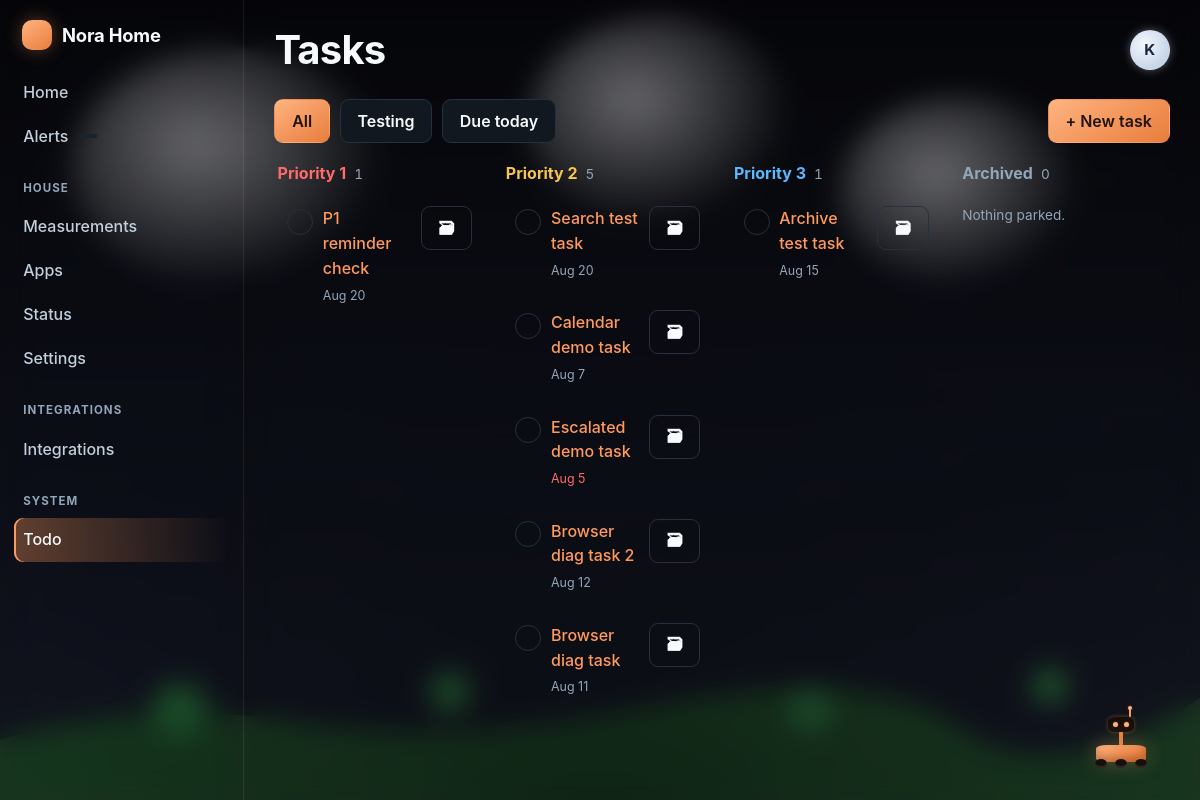
The page /todo/ (signed in) on the database its author committed.
### nora_home/accounts/models.py (models this page shows, shortened)
class HouseMember(AbstractUser):
    class Role(models.TextChoices):
        MEMBER = "member", "Member"
        ADULT = "adult", "Adult"
        ADMIN = "admin", "Admin"
    display_name = models.CharField(max_length=60, blank=True)
    role = models.CharField(max_length=10, choices=Role.choices, default=Role.MEMBER,
                            db_index=True)
    avatar = models.ImageField(upload_to="avatars/", blank=True, null=True)
    accent_color = models.CharField(max_length=9, blank=True,
                                    help_text="Hex colour used for this person's rows.")
    birthday = models.DateField(null=True, blank=True)
    timezone = models.CharField(max_length=64, blank=True)
    slack_user_id = models.CharField(max_length=32, blank=True,
                                     help_text="Slack member ID, e.g. U01ABCDEF.")
    slack_dm_channel = models.CharField(max_length=32, blank=True)
    phone = models.CharField(max_length=32, blank=True)
    quiet_hours_start = models.PositiveSmallIntegerField(default=22)
    quiet_hours_end = models.PositiveSmallIntegerField(default=7)
    notifications_enabled = models.BooleanField(default=True)
    preferred_channels = models.JSONField(default=list, blank=True)
    escalation_contacts = models.ManyToManyField(
        "self", symmetrical=False, blank=True, related_name="escalation_watch_for",
        through="EscalationContact",
    )
    is_on_wall_display = models.BooleanField(
        default=True, help_text="Show this person's items on the 24\" display.")
    class Meta:
        ordering = ["display_name", "username"]
    @property
    def name(self) -> str:
        return self.display_name or self.get_full_name() or self.get_username()

### nora_home/todo/models.py (models this page shows, shortened)
class Label(TimeStampedModel):
    name = models.CharField(max_length=60, unique=True)
    colour = models.CharField(max_length=7, blank=True)  # "#7dd3fc"
    class Meta:
        ordering = ["name"]

class Task(UUIDModel, OwnedModel, SoftDeleteModel):
    title = models.CharField(max_length=200)
    description = models.TextField(blank=True)  # plain text, deliberately — §3
    priority = models.PositiveSmallIntegerField(choices=Priority.choices)
    labels = models.ManyToManyField("todo.Label", blank=True, related_name="tasks")
    assignees = models.ManyToManyField(settings.AUTH_USER_MODEL, blank=True,
                                       related_name="todo_assigned_tasks")
    approver = models.ForeignKey(settings.AUTH_USER_MODEL, null=True, blank=True,
                                 on_delete=models.SET_NULL,
                                 related_name="todo_tasks_to_approve")
    source = models.CharField(max_length=6, choices=TaskSource.choices,
                              default=TaskSource.USER)
    due_on = models.DateField(null=True, blank=True)
    due_time = models.TimeField(null=True, blank=True)
    deadline_firm = models.BooleanField(default=False)
    planned_minutes = models.PositiveIntegerField(null=True, blank=True)
    recurrence_type = models.CharField(max_length=7, choices=RecurrenceType.choices,
                                       default=RecurrenceType.NONE)
    recurrence_spec = models.JSONField(default=dict, blank=True)
    state = models.CharField(max_length=8, choices=TaskState.choices,
                             default=TaskState.OPEN, db_index=True)
    escalation_enabled = models.BooleanField(default=False)
    escalation_policy = models.ForeignKey(
        "tracker.EscalationPolicy", null=True, blank=True,
        on_delete=models.SET_NULL, related_name="+")
    alarm_kind = models.CharField(max_length=6, choices=AlarmKind.choices, blank=True)
    alarm_ref = models.CharField(max_length=300, blank=True)
    class Meta:
        ordering = ["priority", "-created_at"]
        indexes = [
            models.Index(fields=["state", "priority"]),
            models.Index(fields=["source", "state"]),
        ]
        constraints = [
            models.CheckConstraint(
                condition=(
                    models.Q(approver__isnull=True)
                    | models.Q(recurrence_type=RecurrenceType.NONE)
                ),
                name="todo_no_approver_on_recurring",
            ),
        ]
    def clean(self):
        from django.core.exceptions import ValidationError
        if self.approver_id and self.is_recurring:
            raise ValidationError({"approver": (
                "A recurring task cannot have an approver — every occurrence "
                "would need someone else's sign-off. If something genuinely "
                "needs checking every time, that is two tasks: one to do it, "
                "one to check it (see docs/Main_App/subsystems/todo.md §4a).")})
    @property
    def is_recurring(self) -> bool:
        return self.recurrence_type != RecurrenceType.NONE
    @property
    def needs_approval(self) -> bool:
        return self.approver_id is not None

class Instance(UUIDModel, TimeStampedModel):
    task = models.ForeignKey(Task, on_delete=models.CASCADE, related_name="instances")
    due_at = models.DateTimeField(db_index=True)
    outcome = models.CharField(max_length=17, choices=InstanceOutcome.choices,
                               default=InstanceOutcome.PENDING, db_index=True)
    completed_at = models.DateTimeField(null=True, blank=True)
    completed_by = models.ForeignKey(settings.AUTH_USER_MODEL, null=True, blank=True,
                                     on_delete=models.SET_NULL,
                                     related_name="todo_completed_instances")
    actual_minutes = models.PositiveIntegerField(null=True, blank=True)
    note = models.TextField(blank=True)
    approved_at = models.DateTimeField(null=True, blank=True)
    approved_by = models.ForeignKey(settings.AUTH_USER_MODEL, null=True, blank=True,
                                    on_delete=models.SET_NULL,
                                    related_name="todo_approved_instances")
    skipped_at = models.DateTimeField(null=True, blank=True)
    escalation_level = models.PositiveSmallIntegerField(default=0, db_index=True)
    last_escalated_at = models.DateTimeField(null=True, blank=True)
    acknowledged_at = models.DateTimeField(null=True, blank=True)
    acknowledged_by = models.ForeignKey(settings.AUTH_USER_MODEL, null=True, blank=True,
                                        on_delete=models.SET_NULL,
                                        related_name="todo_acknowledged_instances")
    class Meta:
        ordering = ["due_at"]
        indexes = [models.Index(fields=["task", "outcome", "due_at"])]

### nora_home/todo/views.py (the view)
# urls.py: path("", views.board, name="board"),
@login_required
def board(request):
    members = scope_members(request)
    tasks = (api.tasks_for(members, queryset=Task.objects.alive().filter(
                source=TaskSource.USER))
             .exclude(state=TaskState.DONE)
             .prefetch_related("assignees", "labels")
             .select_related("owner", "approver"))
    label_slug = request.GET.get("label", "")
    if label_slug:
        tasks = tasks.filter(labels__name=label_slug)
    due_today = request.GET.get("due") == "today"
    if due_today:
        today = timezone.localdate()
        tasks = tasks.filter(
            instances__outcome__in=[InstanceOutcome.PENDING, InstanceOutcome.AWAITING_APPROVAL],
            instances__due_at__date=today,
        ).distinct()
    current_by_task = {
        instance.task_id: instance
        for instance in Instance.objects.filter(
            task__in=tasks,
            outcome__in=[InstanceOutcome.PENDING, InstanceOutcome.AWAITING_APPROVAL],
        ).order_by("due_at")
    }
    columns = {p: [] for p in Priority.values}
    archived = []
    awaiting = []
    for task in tasks:
        task.current = current_by_task.get(task.pk)
        if task.current is not None and task.current.outcome == InstanceOutcome.AWAITING_APPROVAL:
            awaiting.append(task)
        elif task.state == TaskState.ARCHIVED:
            archived.append(task)
        else:
            columns[task.priority].append(task)
    return render(request, "todo/board.html", {
        "columns": [(p, Priority(p).label, columns[p]) for p in Priority.values],
        "archived": archived,
        "awaiting": awaiting,
        "labels": Label.objects.all(),
        "active_label": label_slug,
        "due_today": due_today,
        "page_title": "Due today" if due_today else "Tasks",
        "nh_view_scope": request.session.get("nh_view_scope", "self"),
        "now": timezone.now(),
    })

### templates/todo/board.html (shortened to what this page needs)
{% extends "base.html" %}
{% load static %}
{% block head %}
  <link rel="stylesheet" href="{% static 'nora_home/css/todo.css' %}">
{% endblock %}
{% block heading %}Tasks{% endblock %}
{% block content %}
  <div class="todo-toolbar">
    <a class="btn {% if not active_label and not due_today %}btn-primary{% endif %}" href="{% url 'todo:board' %}">All</a>
    {% for label in labels %}
      <a class="btn {% if active_label == label.name %}btn-primary{% endif %}"
         href="{% url 'todo:board' %}?label={{ label.name }}">{{ label.name }}</a>
    {% endfor %}
    <a class="btn {% if due_today %}btn-primary{% endif %}" href="{% url 'todo:board' %}?due=today">Due today</a>
    <a class="btn btn-primary" href="{% url 'todo:create' %}">+ New task</a>
  </div>
  <div class="todo-board">
    {% for priority, label, tasks in columns %}
      <div class="todo-col todo-col--p{{ priority }}">
        <div class="todo-col__head"><b>{{ label }}</b><span class="n">{{ tasks|length }}</span></div>
        <div class="todo-col__list">
          {% for task in tasks %}
            {% include "todo/_card.html" with task=task %}
          {% empty %}
            <div class="todo-empty">Nothing here.</div>
          {% endfor %}
        </div>
      </div>
    {% endfor %}
    <div class="todo-col todo-col--archived">
      <div class="todo-col__head"><b>Archived</b><span class="n">{{ archived|length }}</span></div>
      <div class="todo-col__list">
        {% for task in archived %}
          {% include "todo/_card.html" with task=task archived_column=True %}
        {% empty %}
          <div class="todo-empty">Nothing parked.</div>
        {% endfor %}
      </div>
    </div>
  </div>
{% endblock %}

### templates/base.html (shortened to what this page needs)
{% load static %}<!doctype html>
<html lang="en" data-surface="{{ surface }}" data-theme="dark"
      data-season="{{ nh_season }}" data-daypart="{{ nh_daypart }}" data-weather="{{ nh_weather }}"
      {% if not nh_bot_enabled %}data-nh-bot="off"{% endif %}>
<head>
  <link rel="stylesheet" href="{% static 'nora_home/css/nora-home.css' %}">
  <link rel="stylesheet" href="{% static 'nora_home/css/nh-scene.css' %}">
  {% if nh_bot_enabled %}<link rel="stylesheet" href="{% static 'nora_home/css/nh-bot.css' %}">{% endif %}
  {% block head %}{% endblock %}
</head>
<body>
{% block body %}
{% include "partials/scene.html" %}
<div class="shell">
  <nav class="sidebar" aria-label="House navigation">
    <a class="brand" href="/">
      <span class="brand-mark" aria-hidden="true"></span>
      <span>{{ house_name }}</span>
    </a>
    <div class="nav-group">
      <a class="nav-link" href="{% url 'core:dashboard' %}"
         {% if request.path == '/home/' %}aria-current="page"{% endif %}>Home</a>
      <a class="nav-link" href="{% url 'notifications:inbox' %}">
        Alerts <span class="pill" data-nh-bell data-count="0" hidden></span>
      </a>
    </div>
    {% for group in nav %}
      <div class="nav-group">
        <div class="nav-group-label">{{ group.label }}</div>
        {% for app in group.apps %}
          {% if app.slug != 'notifications' %}
            <a class="nav-link" href="{{ app.url }}"
               {% if request.path == app.url %}aria-current="page"{% endif %}>{{ app.title }}</a>
          {% endif %}
        {% endfor %}
        {% if group.key == 'house' %}
          <a class="nav-link" href="{% url 'core:app_directory' %}">Apps</a>
          <a class="nav-link" href="{% url 'core:system_status' %}">Status</a>
          <a class="nav-link" href="{% url 'core:settings' %}">Settings</a>
        {% endif %}
      </div>
    {% endfor %}
  </nav>
  <main class="main">
    <div class="topbar">
      <h1>{% block heading %}{{ page_title|default:"Home" }}{% endblock %}</h1>
      <div class="topbar-actions">
        <details class="profile-menu">
          <summary class="profile-trigger" aria-label="Menu">
            {% if request.user.is_authenticated %}
              <span class="profile-avatar">{{ request.user.name|first|upper }}</span>
            {% endif %}
          </summary>
        </details>
      </div>
    </div>
    {% block content %}{% endblock %}
  </main>
</div>
{% endblock %}
</body>
</html>

### templates/todo/_card.html (shortened to what this page needs)
<div class="todo-card todo-card--p{{ task.priority }}{% if archived_column %} todo-card--archived{% endif %}"
     data-todo-card>
  {% if task.current and task.current.outcome == "pending" and not archived_column %}
    <button class="todo-card__tick" type="button" data-todo-action="complete"
            data-url="{% url 'todo:complete' task.current.uuid %}"
            aria-label="Mark {{ task.title }} done"></button>
  {% else %}
    <span class="todo-card__dot"></span>
  {% endif %}
  <div class="todo-card__body">
    <div class="todo-card__title"><a href="{% url 'todo:detail' task.uuid %}">{{ task.title }}</a></div>
    <div class="todo-card__meta">
      {% if task.current %}
        <span class="{% if task.current.due_at < now and task.current.outcome == 'pending' %}due--overdue{% endif %}">
          {{ task.current.due_at|date:"M j" }}{% if task.due_time %} · {{ task.current.due_at|date:"H:i" }}{% endif %}
        </span>
      {% elif task.due_on %}
        <span>{{ task.due_on|date:"M j" }}</span>
      {% endif %}
    </div>
  </div>
  {% if archived_column %}
    <button class="btn" type="button" data-todo-action="restore"
            data-url="{% url 'todo:restore' task.uuid %}">Restore</button>
  {% elif task.current and task.current.outcome == "pending" %}
    <button class="btn btn-ghost" type="button" data-todo-action="archive"
            data-url="{% url 'todo:archive' task.uuid %}" title="Not now">&#128451;</button>
  {% endif %}
</div>

### rows shown on the page
HouseMember: user.name|first "K"
Label: name "Testing"
Task: label "Priority 1", tasks "1", title "P1 reminder check", current.due_at "Aug 20"
Task: label "Priority 2", tasks "5", title "Search test task", current.due_at "Aug 20"
Task: title "Calendar demo task", current.due_at "Aug 7"
Task: title "Escalated demo task", current.due_at "Aug 5"
Task: title "Browser diag task 2", current.due_at "Aug 12"
Task: title "Browser diag task", current.due_at "Aug 11"
Task: label "Priority 3", tasks "1", title "Archive test task", current.due_at "Aug 15"

### other values the page prints
{{ house_name }} "Nora Home"
{{ group.label }} "HOUSE" "INTEGRATIONS" "SYSTEM"
{{ app.title }} "Measurements" "Integrations" "Todo"
{{ archived|length }} "0"
